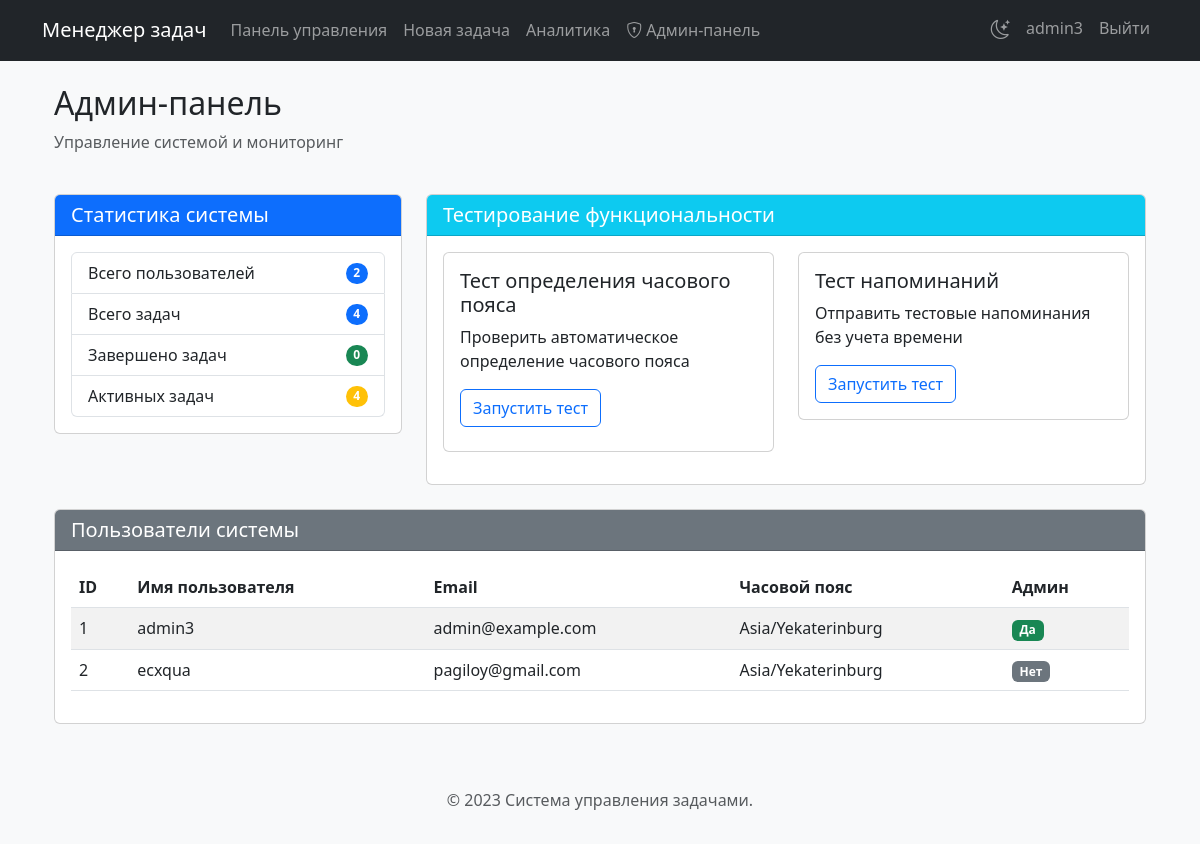
The page /admin (signed in) on the database its author committed.
### tables this page shows
CREATE TABLE users (
        id INTEGER PRIMARY KEY,
        username TEXT NOT NULL,
        password TEXT NOT NULL,
        email TEXT UNIQUE NOT NULL,
        pending_email TEXT,
        email_confirm_token TEXT,
        email_confirm_expiry TIMESTAMP,
        reset_token TEXT,
        reset_token_expiry TIMESTAMP,
        timezone TEXT DEFAULT "Europe/Moscow",
        created_at TIMESTAMP DEFAULT CURRENT_TIMESTAMP,
        is_admin BOOLEAN DEFAULT 0,
        auto_timezone BOOLEAN DEFAULT 1
    );

### app.py (the view)
@app.route('/admin', methods=['GET'])
def admin_panel():
    if 'user_id' not in session:
        return redirect(url_for('login'))
    conn = sqlite3.connect('tasks.db')
    c = conn.cursor()
    c.execute("SELECT is_admin FROM users WHERE id = ?", (session['user_id'],))
    result = c.fetchone()
    if not result or not result[0]:
        flash('У вас нет прав доступа к этой странице')
        conn.close()
        return redirect(url_for('dashboard'))
    c.execute("SELECT COUNT(*) FROM users")
    total_users = c.fetchone()[0]
    c.execute("SELECT COUNT(*) FROM tasks")
    total_tasks = c.fetchone()[0]
    c.execute("SELECT COUNT(*) FROM tasks WHERE status = 'Завершена'")
    completed_tasks = c.fetchone()[0]
    c.execute("SELECT id, username, email, timezone, is_admin FROM users")
    users = c.fetchall()
    conn.close()
    return render_template('admin.html',
                          total_users=total_users,
                          total_tasks=total_tasks,
                          completed_tasks=completed_tasks,
                          users=users,
                          format_reminder_time=format_reminder_time)

### templates/admin.html (shortened to what this page needs)
{% extends 'base.html' %}
{% block content %}
<div class="container">
    <div class="row mb-4">
        <div class="col">
            <h2>Админ-панель</h2>
            <p class="text-muted">Управление системой и мониторинг</p>
        </div>
    </div>
    <div class="row mb-4">
        <div class="col-md-4">
            <div class="card">
                <div class="card-header bg-primary text-white">
                    <h5 class="mb-0">Статистика системы</h5>
                </div>
                <div class="card-body">
                    <ul class="list-group">
                        <li class="list-group-item d-flex justify-content-between align-items-center">
                            Всего пользователей
                            <span class="badge bg-primary rounded-pill">{{ total_users }}</span>
                        </li>
                        <li class="list-group-item d-flex justify-content-between align-items-center">
                            Всего задач
                            <span class="badge bg-primary rounded-pill">{{ total_tasks }}</span>
                        </li>
                        <li class="list-group-item d-flex justify-content-between align-items-center">
                            Завершено задач
                            <span class="badge bg-success rounded-pill">{{ completed_tasks }}</span>
                        </li>
                        <li class="list-group-item d-flex justify-content-between align-items-center">
                            Активных задач
                            <span class="badge bg-warning rounded-pill">{{ total_tasks - completed_tasks }}</span>
                        </li>
                    </ul>
                </div>
            </div>
        </div>
        <div class="col-md-8">
            <div class="card">
                <div class="card-header bg-info text-white">
                    <h5 class="mb-0">Тестирование функциональности</h5>
                </div>
                <div class="card-body">
                    <div class="row">
                        <div class="col-md-6 mb-3">
                            <div class="card">
                                <div class="card-body">
                                    <h5 class="card-title">Тест определения часового пояса</h5>
                                    <p class="card-text">Проверить автоматическое определение часового пояса</p>
                                    <button id="test-timezone" class="btn btn-outline-primary">Запустить тест</button>
                                </div>
                            </div>
                        </div>
                        <div class="col-md-6 mb-3">
                            <div class="card">
                                <div class="card-body">
                                    <h5 class="card-title">Тест напоминаний</h5>
                                    <p class="card-text">Отправить тестовые напоминания без учета времени</p>
                                    <a href="{{ url_for('send_reminders', test_mode=1) }}" class="btn btn-outline-primary">Запустить тест</a>
                                </div>
                            </div>
                        </div>
                    </div>
                </div>
            </div>
        </div>
    </div>
    <div class="row">
        <div class="col">
            <div class="card">
                <div class="card-header bg-secondary text-white">
                    <h5 class="mb-0">Пользователи системы</h5>
                </div>
                <div class="card-body">
                    <div class="table-responsive">
                        <table class="table table-striped">
                            <thead>
                                <tr>
                                    <th>ID</th>
                                    <th>Имя пользователя</th>
                                    <th>Email</th>
                                    <th>Часовой пояс</th>
                                    <th>Админ</th>
                                </tr>
                            </thead>
                            <tbody>
                                {% for user in users %}
                                <tr>
                                    <td>{{ user[0] }}</td>
                                    <td>{{ user[1] }}</td>
                                    <td>{{ user[2] }}</td>
                                    <td>{{ user[3] or 'Не установлен' }}</td>
                                    <td>
                                        {% if user[4] %}
                                        <span class="badge bg-success">Да</span>
                                        {% else %}
                                        <span class="badge bg-secondary">Нет</span>
                                        {% endif %}
                                    </td>
                                </tr>
                                {% endfor %}
                            </tbody>
                        </table>
                    </div>
                </div>
            </div>
        </div>
    </div>
</div>
{% endblock %}

### templates/base.html (shortened to what this page needs)
<!DOCTYPE html>
<html lang="ru">
<head>
    <link href="https://cdn.jsdelivr.net/npm/bootstrap@5.3.0/dist/css/bootstrap.min.css" rel="stylesheet">
    <link href="https://cdn.jsdelivr.net/npm/bootstrap-icons@1.11.3/font/bootstrap-icons.css" rel="stylesheet">
    <link href="{{ url_for('static', filename='css/style.css') }}" rel="stylesheet">
</head>
<body>
    <nav class="navbar navbar-expand-lg navbar-dark bg-dark fixed-top">
        <div class="container">
            <a class="navbar-brand" href="{{ url_for('dashboard') if 'user_id' in session else url_for('login') }}">Менеджер задач</a>
            <div class="collapse navbar-collapse" id="navbarNav">
                {% if 'user_id' in session %}
                <ul class="navbar-nav me-auto">
                    <li class="nav-item">
                        <a class="nav-link" href="{{ url_for('dashboard') }}">Панель управления</a>
                    </li>
                    <li class="nav-item">
                        <a class="nav-link" href="{{ url_for('new_task') }}">Новая задача</a>
                    </li>
                    <li class="nav-item">
                        <a class="nav-link" href="{{ url_for('analytics') }}">Аналитика</a>
                    </li>
                    {% if session.get('is_admin') %}
                    <li class="nav-item">
                        <a class="nav-link" href="{{ url_for('admin_panel') }}">
                            <i class="bi bi-shield-lock me-1"></i>Админ-панель
                        </a>
                    </li>
                    {% endif %}
                </ul>
                <ul class="navbar-nav">
                    <li class="nav-item">
                        <div class="theme-toggle nav-link">
                            <i class="bi bi-moon-stars"></i>
                        </div>
                    </li>
                    <li class="nav-item">
                        <a class="nav-link" href="{{ url_for('profile') }}">{{ session['username'] }}</a>
                    </li>
                    <li class="nav-item">
                        <a class="nav-link" href="{{ url_for('logout') }}">Выйти</a>
                    </li>
                </ul>
                {% endif %}
            </div>
        </div>
    </nav>
    <div class="container mt-4">
        {% block content %}{% endblock %}
    </div>
    <footer class="mt-5 py-3 bg-light">
        <div class="container text-center">
            <p class="text-muted">© 2023 Система управления задачами.</p>
        </div>
    </footer>
</body>
</html>

### static/css/style.css (style rules this page uses)
.theme-toggle { cursor: pointer; padding: 0.5rem; }
.theme-toggle i { font-size: 1.2rem; transition: transform 0.3s ease; }

### templates/base.html (style rules this page uses)
body { padding-top: 60px; background-color: #f8f9fa; }

### rows shown on the page
users: username "admin3", id "1", email "admin@example.com", timezone "Asia/Yekaterinburg", is_admin "Да"
users: id "2", username "ecxqua", email "pagiloy@gmail.com", timezone "Asia/Yekaterinburg", is_admin "Нет"

### other values the page prints
{{ total_users }} "2"
{{ total_tasks }} "4"
{{ completed_tasks }} "0"
{{ total_tasks - completed_tasks }} "4"
